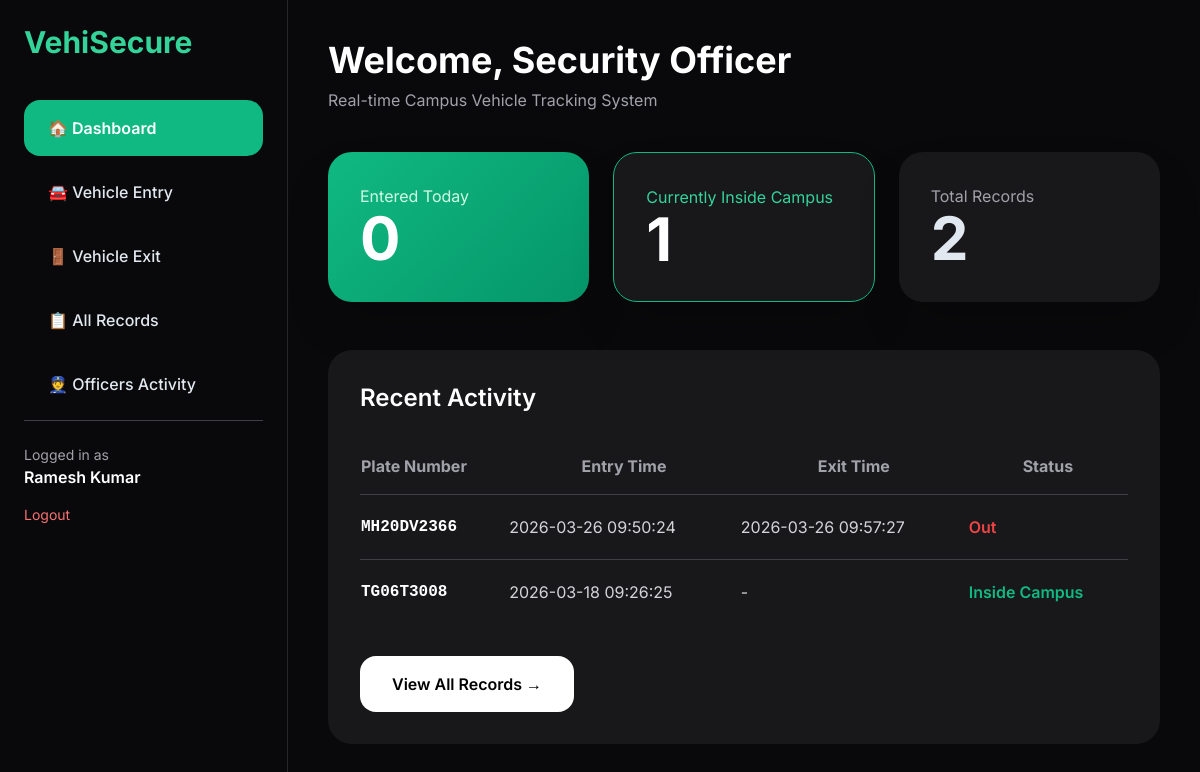
/index.php (signed in), run on the app's committed database.
### tables this page shows
CREATE TABLE `vehicle_logs` (
  `id` int(11) NOT NULL,
  `plate_number` varchar(50) NOT NULL,
  `entry_time` datetime NOT NULL,
  `exit_time` datetime DEFAULT NULL,
  `entry_photo` varchar(255) NOT NULL,
  `exit_photo` varchar(255) DEFAULT NULL,
  `recorded_by` varchar(100) DEFAULT 'Security Officer'
);

### index.php (the view, shortened to what this page needs)
<?php include 'auth.php'; ?>
<!DOCTYPE html>
<html lang="en">
<head>
    <script src="https://cdn.tailwindcss.com"></script>
    <link rel="stylesheet" href="assets/css/style.css">
</head>
<body class="min-h-screen bg-zinc-950">
<div class="flex">
    <div class="w-72 bg-zinc-950 h-screen fixed p-6 border-r border-zinc-800">
        <h1 class="text-3xl font-bold text-emerald-400 mb-10">VehiSecure</h1>
<nav class="space-y-2">
    <a href="index.php" class="flex items-center gap-3 bg-emerald-500 text-white px-6 py-4 rounded-2xl font-semibold">🏠 Dashboard</a>
    <a href="entry.php" class="flex items-center gap-3 hover:bg-zinc-800 px-6 py-4 rounded-2xl font-medium">🚘 Vehicle Entry</a>
    <a href="exit.php" class="flex items-center gap-3 hover:bg-zinc-800 px-6 py-4 rounded-2xl font-medium">🚪 Vehicle Exit</a>
    <a href="records.php" class="flex items-center gap-3 hover:bg-zinc-800 px-6 py-4 rounded-2xl font-medium">📋 All Records</a>
    <a href="officers_activity.php" class="flex items-center gap-3 hover:bg-zinc-800 px-6 py-4 rounded-2xl font-medium">👮 Officers Activity</a>
    <div class="mt-12 pt-6 border-t border-zinc-700">
        <p class="text-zinc-400 text-sm">Logged in as</p>
        <p class="text-white font-semibold"><?php echo htmlspecialchars($_SESSION['officer_name']); ?></p>
        <a href="logout.php" class="text-red-400 hover:text-red-500 text-sm mt-4 block">Logout</a>
    </div>
</nav>
    </div>
    <div class="ml-72 flex-1 p-10">
        <h1 class="text-4xl font-bold mb-2 text-white">Welcome, Security Officer</h1>
        <p class="text-zinc-400 mb-10">Real-time Campus Vehicle Tracking System</p>
        <?php
        $today = date('Y-m-d');
        $entered_today = mysqli_fetch_assoc(mysqli_query($conn, "SELECT COUNT(*) as c FROM vehicle_logs WHERE DATE(entry_time)='$today'"))['c'];
        $inside = mysqli_fetch_assoc(mysqli_query($conn, "SELECT COUNT(*) as c FROM vehicle_logs WHERE exit_time IS NULL"))['c'];
        $total = mysqli_fetch_assoc(mysqli_query($conn, "SELECT COUNT(*) as c FROM vehicle_logs"))['c'];
        ?>
        <div class="grid grid-cols-3 gap-6">
            <div class="stat-card p-8 rounded-3xl text-white shadow-2xl card-hover">
                <p class="text-emerald-100">Entered Today</p>
                <p class="text-6xl font-bold"><?php echo $entered_today; ?></p>
            </div>
            <div class="bg-zinc-900 p-8 rounded-3xl shadow-2xl card-hover border border-emerald-500">
                <p class="text-emerald-400">Currently Inside Campus</p>
                <p class="text-6xl font-bold text-white"><?php echo $inside; ?></p>
            </div>
            <div class="bg-zinc-900 p-8 rounded-3xl shadow-2xl card-hover">
                <p class="text-zinc-400">Total Records</p>
                <p class="text-6xl font-bold"><?php echo $total; ?></p>
            </div>
        </div>
        <div class="mt-12 bg-zinc-900 rounded-3xl p-8 glass">
            <h2 class="text-2xl font-semibold mb-6 text-white">Recent Activity</h2>
            <table class="w-full">
                <thead>
                    <tr class="text-zinc-400 border-b border-zinc-700">
                        <th class="text-left py-4">Plate Number</th>
                        <th>Entry Time</th>
                        <th>Exit Time</th>
                        <th>Status</th>
                    </tr>
                </thead>
                <tbody>
                <?php
                $res = mysqli_query($conn, "SELECT * FROM vehicle_logs ORDER BY id DESC LIMIT 8");
                while($row = mysqli_fetch_assoc($res)):
                    $exit_time = $row['exit_time'] ? $row['exit_time'] : '-';
                    $status = $row['exit_time']
                        ? '<span class="status-out">Out</span>'
                        : '<span class="status-inside">Inside Campus</span>';
                ?>
                <tr class="border-t border-zinc-700 hover:bg-zinc-800 transition">
                    <td class="py-5 font-mono font-bold text-white"><?php echo htmlspecialchars($row['plate_number']); ?></td>
                    <td class="py-5 text-zinc-300"><?php echo $row['entry_time']; ?></td>
                    <td class="py-5 text-zinc-300"><?php echo $exit_time; ?></td>
                    <td class="py-5"><?php echo $status; ?></td>
                </tr>
                <?php endwhile; ?>
                </tbody>
            </table>
            <a href="records.php" class="mt-8 inline-block bg-white text-black px-8 py-4 rounded-2xl font-semibold hover:bg-zinc-200 transition">View All Records →</a>
        </div>
    </div>
</div>
</body>
</html>

### assets/css/style.css (style rules this page uses)
* { font-family: 'Inter', sans-serif; }
body { background: #0f172a; color: #e2e8f0; }
.glass { background: rgba(15, 23, 42, 0.85); backdrop-filter: blur(20px); }
.card-hover { transition: all 0.4s cubic-bezier(0.4, 0, 0.2, 1); }

### index.php (style rules this page uses)
.stat-card { background: linear-gradient(135deg, #10b981, #059669); }
.status-inside { color: #10b981; font-weight: 600; }
.status-out { color: #ef4444; font-weight: 600; }

### data on the page
vehicle_logs: plate_number "MH20DV2366", entry_time "2026-03-26 09:50:24", exit_time "2026-03-26 09:57:27", shows "Out"
vehicle_logs: plate_number "TG06T3008", entry_time "2026-03-18 09:26:25", exit_time "-", shows "Inside Campus"

### other printed values
$_SESSION['officer_name'] "Ramesh Kumar"
$entered_today "0"
$inside "1"
$total "2"
